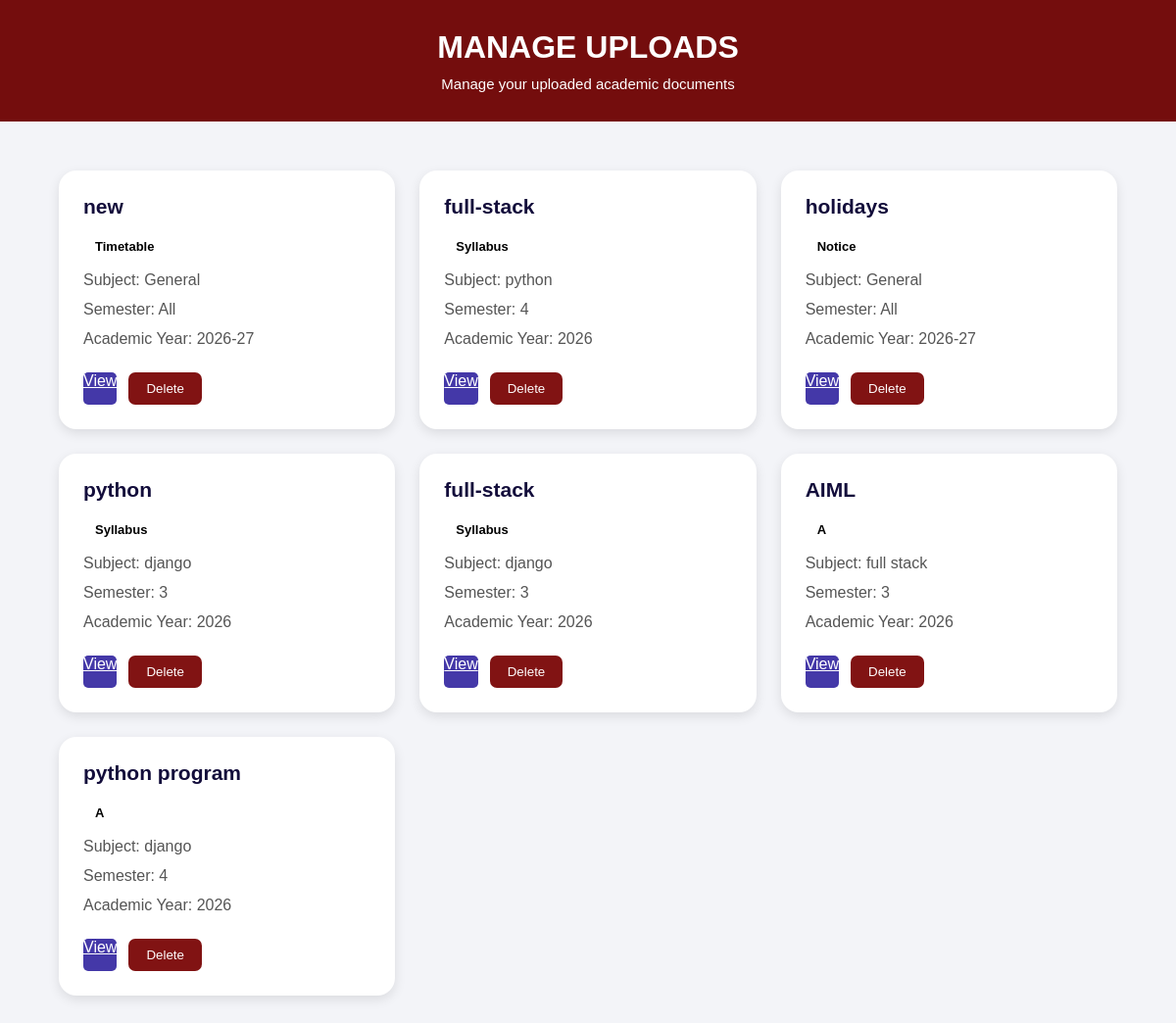
The page /manage_uploads/ on the database its author committed.
### CampusSystem/models.py (models this page shows, shortened)
class PDFDocument(models.Model):
    title = models.CharField(max_length=200)
    subject = models.CharField(max_length=100)
    semester = models.CharField(max_length=20)
    category = models.CharField(max_length=100)
    academic_year = models.CharField(max_length=20)
    summary = models.TextField(blank=True)
    file = models.FileField(upload_to="pdfs/")
    extracted_text = models.TextField(blank=True)
    uploaded_at = models.DateTimeField(auto_now_add=True)

### CampusSystem/views.py (the view)
# urls.py: path('manage_uploads/', views.manage_uploads, name='manage_uploads'),
def manage_uploads(request):
    documents = PDFDocument.objects.all().order_by('-uploaded_at')
    return render(request, 'Campus/manage_uploads.html', {
        'documents': documents
    })

### templates/Campus/manage_uploads.html (shortened to what this page needs)
{% load static %}
<!DOCTYPE html>
<html>
<head>
    <link rel="stylesheet" href="{% static 'css/style6.css' %}">
</head>
<body>
    <header class="manage-header">
        <h1>MANAGE UPLOADS</h1>
        <p>Manage your uploaded academic documents</p>
    </header>
    <main class="manage-container">
        <div class="content-grid">
            {% for document in documents %}
            <div class="content-card">
                <h2>{{ document.title }}</h2>
                <span class="category">
                    {{ document.category }}
                </span>
                <p>Subject: {{ document.subject }}</p>
                <p>Semester: {{ document.semester }}</p>
                <p>Academic Year: {{ document.academic_year }}</p>
                <div class="card-buttons">
                    <a href="{{ document.file.url }}" target="_blank" class="view-btn">
                        View
                    </a>
                    <form method="POST" action="{% url 'delete_upload' document.id %}">
                        <button type="submit" class="delete-btn"
                        onclick="return confirm('Are you sure you want to delete this document?');">
                        Delete
                    </button>
                </form>
            </div>
        </div>
        {% empty %}
        <p>No documents have been uploaded yet.</p>
        {% endfor %}
    </div>
</main>
</body>
</html>

### static/css/style6.css (style rules this page uses)
* { margin: 0; padding: 0; box-sizing: border-box; }
body { font-family: Arial, sans-serif; background-color: #F3F4F8; }
.manage-header { background-color: #740d0d; color: white; text-align: center; padding: 30px; }
.manage-header h1 { margin-bottom: 10px; }
.manage-header p { font-size: 15px; }
.manage-container { width: 90%; margin: 50px auto; }
.content-grid { display: grid; grid-template-columns: repeat(3, 1fr); gap: 25px; }
.content-card { background-color: white; padding: 25px; border-radius: 18px; box-shadow: 0 4px 12px rgba(0,0,0,0.1); transition: 0.3s; }
.content-card h2 { color: #130D3B; margin-bottom: 15px; font-size: 21px; }
.content-card p { color: #555; margin-top: 12px; }
.category { display: inline-block; padding: 6px 12px; border-radius: 20px; font-size: 13px; font-weight: bold; }
.card-buttons { display: flex; gap: 12px; margin-top: 25px; }
.card-buttons button { padding: 9px 18px; border: none; border-radius: 7px; cursor: pointer; color: rgb(255, 252, 252); }
.view-btn { background-color: #4438A8; color: white; border-radius: 5px; }
.delete-btn { background-color: #811313; }

### rows shown on the page
PDFDocument: title "new", category "Timetable", subject "General", semester "All", academic_year "2026-27"
PDFDocument: title "full-stack", category "Syllabus", subject "python", semester "4", academic_year "2026"
PDFDocument: title "holidays", category "Notice", subject "General", semester "All", academic_year "2026-27"
PDFDocument: title "python", category "Syllabus", subject "django", semester "3", academic_year "2026"
PDFDocument: title "full-stack", category "Syllabus", subject "django", semester "3", academic_year "2026"
PDFDocument: title "AIML", category "A", subject "full stack", semester "3", academic_year "2026"
PDFDocument: title "python program", category "A", subject "django", semester "4", academic_year "2026"
